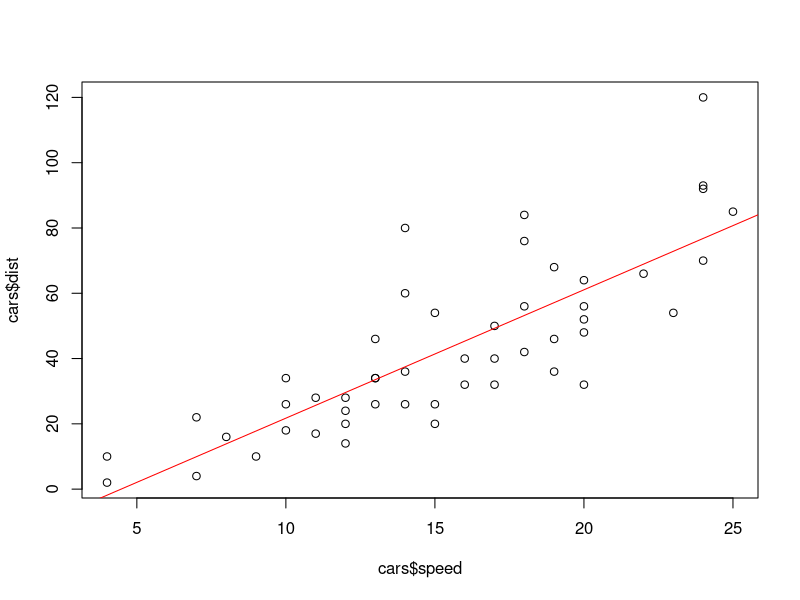
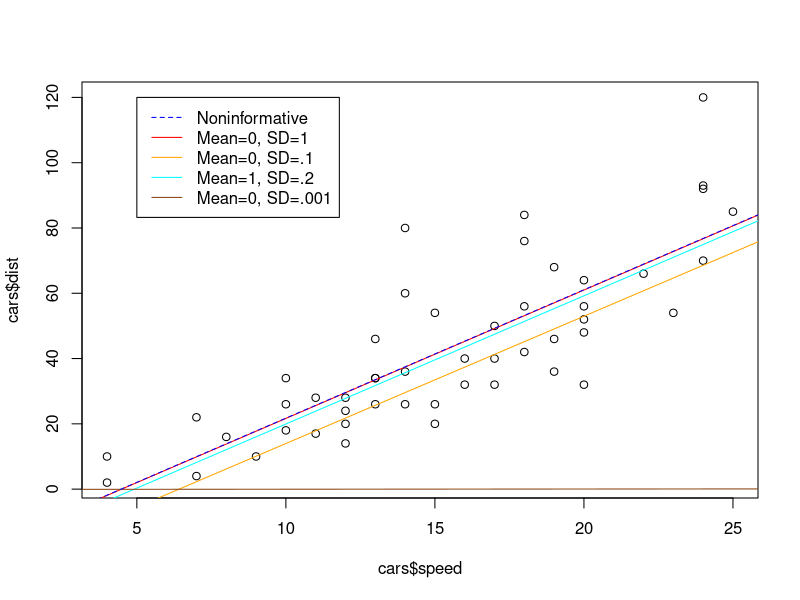
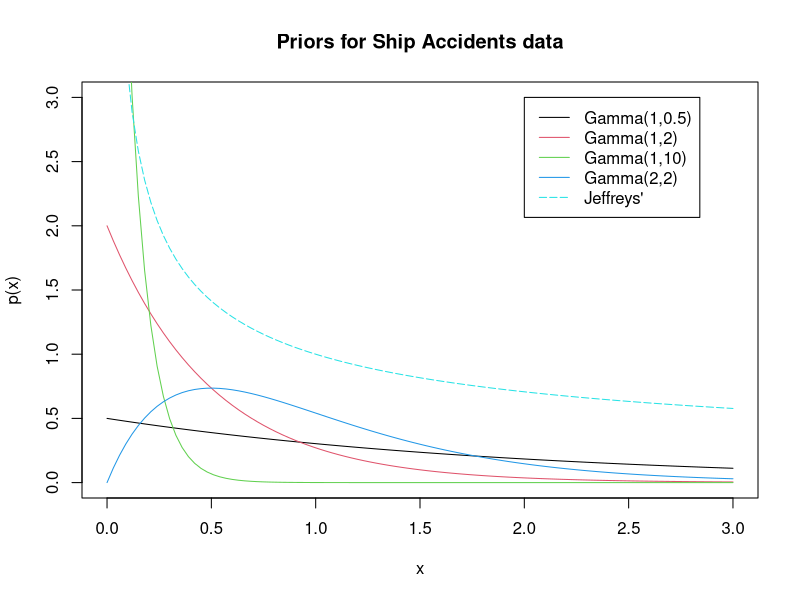
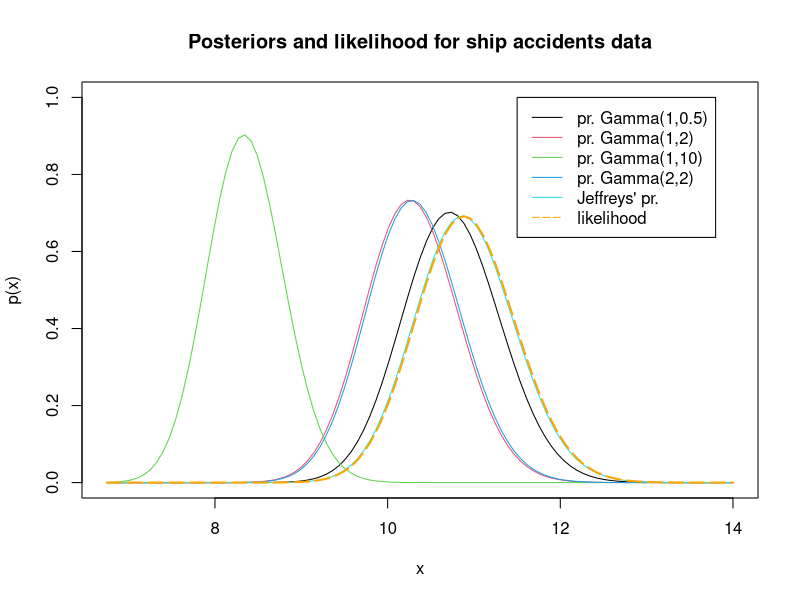
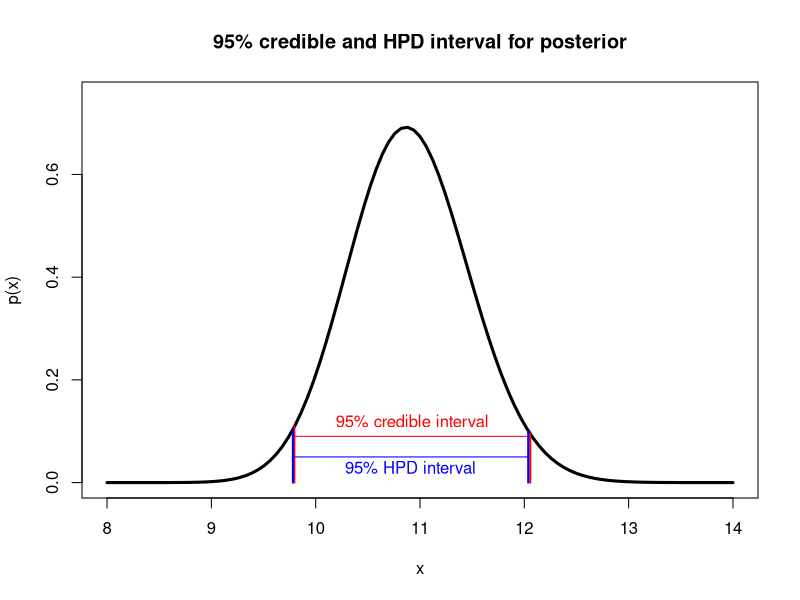

These charts were generated, in order, by the following R code:
## ---- chunk 1
knitr::opts_chunk$set(echo = TRUE)
## ---- chunk 2
(lm = arm::bayesglm("dist~speed", data=cars, prior.scale=Inf, prior.df = 1, prior.scale.for.intercept = Inf, prior.df.for.intercept = 1))

plot(cars$dist ~ cars$speed)
abline(a=lm$coefficients[1], b=lm$coefficients[2], col="red")
## ---- chunk 3
(lm_inf1 = arm::bayesglm("dist~speed", data=cars, prior.scale=1, prior.df = Inf, prior.scale.for.intercept = 1, prior.df.for.intercept = Inf))
(lm_inf2 = arm::bayesglm("dist~speed", data=cars, prior.scale=.1, prior.df = Inf, prior.scale.for.intercept = .1, prior.df.for.intercept = Inf))
(lm_inf3 = arm::bayesglm("dist~speed", data=cars, prior.mean = 1, prior.scale=.2, prior.df = Inf, prior.mean.for.intercept = 1, prior.scale.for.intercept = .2, prior.df.for.intercept = Inf))
(lm_inf4 = arm::bayesglm("dist~speed", data=cars, prior.scale=.001, prior.df = Inf, prior.scale.for.intercept = .001, prior.df.for.intercept = Inf))

plot(cars$dist ~ cars$speed)
abline(a=lm_inf1$coefficients[1], b=lm_inf1$coefficients[2], col="red")
abline(a=lm_inf2$coefficients[1], b=lm_inf2$coefficients[2], col="orange")
abline(a=lm_inf3$coefficients[1], b=lm_inf3$coefficients[2], col="cyan")
abline(a=lm_inf4$coefficients[1], b=lm_inf4$coefficients[2], col="chocolate4")
abline(a=lm$coefficients[1], b=lm$coefficients[2], col="blue", lty=2)
legend(5,120,c("Noninformative","Mean=0, SD=1", "Mean=0, SD=.1", "Mean=1, SD=.2", "Mean=0, SD=.001"), col=c("blue","red","orange","cyan","chocolate4"), lty=c(2,1,1,1,1))
## ---- chunk 4
qnorm(.025, 150.8789, sqrt(39.0244))
qnorm(.975, 150.8789, sqrt(39.0244))
## ---- chunk 5
qnorm(.025, 150.8789, sqrt(39.0244 + 400))
qnorm(.975, 150.8789, sqrt(39.0244 + 400))
## ---- chunk 6
qnorm(.025, 150.0784, sqrt(3.9900))
qnorm(.975, 150.0784, sqrt(3.9900))
## ---- chunk 7
qnorm(.025, 150.0784, sqrt(3.9900 + 400))
qnorm(.975, 150.0784, sqrt(3.9900 + 400))
## ---- chunk 8
library(AER)

data("ShipAccidents")
## ---- chunk 9
#Here we store all the params - each row contains a couple of params for the linked Gamma prior
params = matrix(c(1,.5,1,2,1,10,2,2,.5,0), ncol = 2, nrow = 5, byrow = T)

plot(NULL, xlim=c(0,3), ylim=c(0,3), xlab="x", ylab="p(x)", main = "Priors for Ship Accidents data")

for(i in 1:(nrow(params)-1)){
  curve(dgamma(x,params[i,1],params[i,2]), add=T, col=i)  
}
curve(1/sqrt(x), add = T, col= 5, lty = 5)
legend(x=2, y=3, c("Gamma(1,0.5)", "Gamma(1,2)","Gamma(1,10)","Gamma(2,2)","Jeffreys'"), col=c(1,2,3,4,5), lty=c(rep(1,4),5))
## ---- chunk 10
head(ShipAccidents)
## ---- chunk 11
(y = ShipAccidents[ShipAccidents$service>0,"incidents"])
## ---- chunk 12
(t = ShipAccidents[ShipAccidents$service>0,"service"])
## ---- chunk 13
t_new = t/5000
## ---- chunk 14
#define functional for posterior
dposterior_gamma_pois = function(x, alpha, beta, rate, exposure){
    return (dgamma(x, alpha + sum(rate), beta + sum(exposure)))
}

#for-cycle plotting
plot(NULL, xlim=c(6.75,14), ylim=c(0,1), xlab="x", ylab="p(x)", main="Posteriors and likelihood for ship accidents data")

for(i in 1:nrow(params)){
  curve(dposterior_gamma_pois(x, params[i,1], params[i,2], y, t_new), add=T, col=i)  
}
curve(dgamma(x, sum(y)+1, sum(t_new)), add = T, col = "orange", lwd=2, lty=5)
legend(x=11.5, y=1, c("pr. Gamma(1,0.5)", "pr. Gamma(1,2)","pr. Gamma(1,10)","pr. Gamma(2,2)","Jeffreys' pr.", "likelihood"), col=c(1,2,3,4,5,"orange"), lty=c(rep(1,5),5))
## ---- chunk 15
for(i in 1:nrow(params)){
  print(paste0("Prior alpha = ", params[i,1], ", beta = ", params[i,2]))
  print(paste0("    Exp. value: ", (sum(y)+params[i,1])/(sum(t_new)+params[i,2]) ))
  print(paste0("    MAP: ", (sum(y)+params[i,1]-1)/(sum(t_new)+params[i,2]) ))
}
## ---- chunk 16
(cred = qgamma(c(.025,.975),.5+sum(y),sum(t_new)))
## ---- chunk 17
set.seed(1)
hpd<-function(y,p){
  dy<-density(y)
  md<-dy$x[dy$y==max(dy$y)]
  py<-dy$y/sum(dy$y)
  pys<--sort(-py)
  ct<-min(pys[cumsum(pys)< p])
  list(hpdr=range(dy$x[py>=ct]),mode=md)
}
(hpd_int = hpd(rgamma(1000, .5+sum(y),sum(t_new)), .95))
## ---- chunk 18
curve(dposterior_gamma_pois(x, params[5,1], params[5,2], y, t_new), xlim=c(8,14), ylim=c(0,.75), xlab="x", ylab="p(x)", lwd=3, main ="95% credible and HPD interval for posterior")

segments(cred[1],0, cred[1], dposterior_gamma_pois(cred[1], params[5,1], params[5,2], y, t_new), col="red", lwd=2)

segments(cred[2],0, cred[2], dposterior_gamma_pois(cred[2], params[5,1], params[5,2], y, t_new), col="red", lwd=2)

segments(cred[1], .09, cred[2], .09, col="red")

text(mean(cred), .12, "95% credible interval", col="red")

segments(hpd_int$hpdr[1],0, hpd_int$hpdr[1], dposterior_gamma_pois(hpd_int$hpdr[1], params[5,1], params[5,2], y, t_new), col="blue", lwd=2)

segments(hpd_int$hpdr[2],0, hpd_int$hpdr[2], dposterior_gamma_pois(hpd_int$hpdr[2], params[5,1], params[5,2], y, t_new), col="blue", lwd=2)

segments(hpd_int$hpdr[1], .05, hpd_int$hpdr[2], .05, col="blue")

text(mean(hpd_int$hpdr), .03, "95% HPD interval", col="blue")
